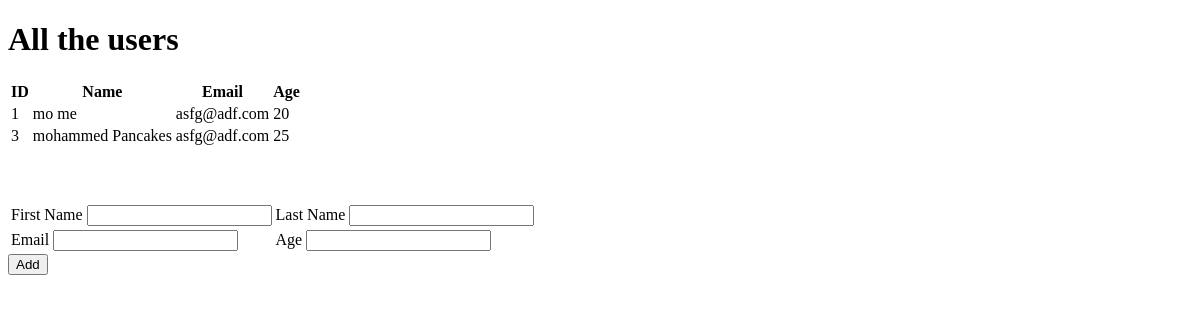
Before: / with the older database file.
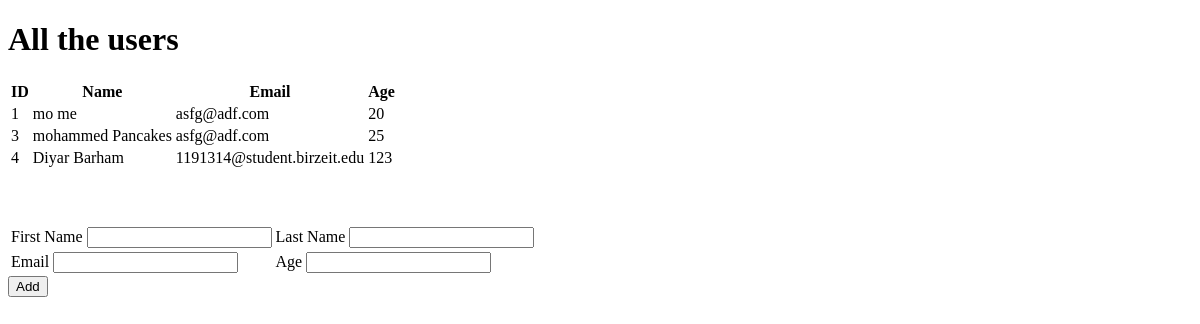
After: the same page with the newer database file.
### usersapp/models.py (models this page shows)
class user(models.Model):
    first_name = models.CharField(max_length= 255)
    last_name = models.CharField(max_length= 255)
    email_address = models.CharField(max_length= 255)
    age = models.IntegerField()
    created_at = models.DateTimeField(auto_now_add=True)
    updated_at = models.DateTimeField(auto_now=True)

### usersapp/views.py (the view)
# urls.py: path('', views.index),
def index(request):
    context = {
        "all_the_users": user.objects.all()
    }
    return render(request, 'index.html', context)

### usersapp/templates/index.html (shortened to what this page needs)
<!DOCTYPE html>
<html lang="en">
  <head>
  </head>
  <body>
    <h1>All the users</h1>
    <table>
      <tr>
        <th>ID</th>
        <th>Name</th>
        <th>Email</th>
        <th>Age</th>
      </tr>
      {% for user in all_the_users %}
      <tr>
        <td>{{user.id}}</td>
        <td>{{user.first_name}} {{user.last_name}}</td>
        <td>{{user.email_address}}</td>
        <td>{{user.age}}</td>
      </tr>
      {% endfor %}
    </table>
    <br />
    <br />
    <form action="/form" method="post">
      <table>
        <tr>
          <td>First Name <input type="text" name="fname" /></td>
          <td>Last Name <input type="text" name="lname" /></td>
        </tr>
        <tr>
          <td>Email <input type="text" name="email" /></td>
          <td>Age <input type="text" name="age" /></td>
        </tr>
        <br />
      </table>
      <input type="submit" value="Add" />
    </form>
  </body>
</html>

Changed rows visible on the page:
added user: id "4", first_name "Diyar", last_name "Barham", email_address "1191314@student.birzeit.edu", age "123"
